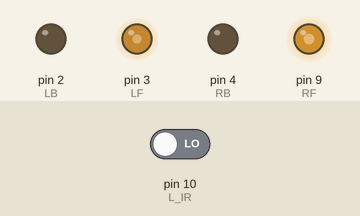
This sketch was run on a simulated Arduino Uno, built with avr-gcc and run on an emulated ATmega328P. Parts: output pins drawn as LEDs (lit = HIGH). The inputs (shaded band) are chosen by the test bench; at power-on: pin 10 (L_IR) LOW.

Above: at 0.1 s.
Timing chart, 0 to 1.6 s (numbered marks = the images above):
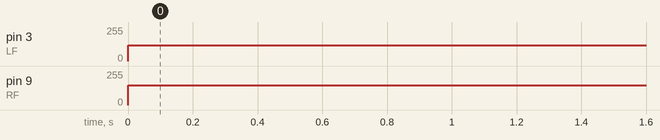

The sketch:

driveRoute.ino
```cpp
#define L_IR 10      // left infrared sensor
#define R_IR 11      // right infrared sensor

/*-------definning Outputs------*/
#define LF 3         // left motor forward
#define LB 2         // left motor backward
#define RF 9         // right motor forward
#define RB 4         // right motor backward

void setup() {
  pinMode(LF, OUTPUT);   //left motors forward
  pinMode(LB, OUTPUT);   //left motors reverse
  pinMode(RF, OUTPUT);   //right motors forward
  pinMode(RB, OUTPUT);   //right motors reverse

  pinMode(L_IR, INPUT);
  pinMode(R_IR, INPUT);
}

void loop() {
  vanSpelNaarSpel(3);
}

void moveWheels(int leftForwardSpeed, int leftBackwardSpeed, int rightForwardSpeed, int rightBackwardSpeed) {
  analogWrite(LF, leftForwardSpeed);
  analogWrite(LB, leftBackwardSpeed);
  analogWrite(RF, rightForwardSpeed);
  analogWrite(RB, rightBackwardSpeed);
}

/**
 * Laat de robot een bepaalde afstand afleggen van spel naar spel,
 * afhankelijk van een stuke tape op een bepaalde afstand (één meter) en
 * ervan uitgaande dat de robot de goede richting op staat
 * @param distance De af te leggen afstand van spel naar spel in meters
 */
void vanSpelNaarSpel(int distance) {
  int timeForOneMeter;
  long timer = 0;
  int startTimer = 0;
  boolean endTimer = false;
  boolean start = false;
  boolean firstTime = true;

  // De while loop zorgt ervoor dat de robot voor één meter lang "gevangen" zit. Er moet nl.
  // voorkomen worden dat de local variables gereset worden doordat de method opnieuw wordt aangeroepen
  while(!start) {
    if(firstTime) {
      // beginnen met rijden
      moveWheels(120, 0, 150, 0);
      // huidige tijd vastleggen
      startTimer = millis();
      firstTime = false;
    }

    // tijd meten die de robot over één meter doet
    if(!endTimer && digitalRead(L_IR) && digitalRead(R_IR)) {
      int timeForOneMeter = (millis() - startTimer); // timeForOneMeter is de tijd die de robot doet over één meter, in milliseconden
      endTimer = true; // stop huidige loop
      start = true; // start volgende loop
    }
  }

  if(start) {
    int distanceToDrive = distance - 1; // de robot heeft al één meter gereden
    moveWheels(120, 0, 150, 0);
    int timeToDrive = distanceToDrive * timeForOneMeter;  // timeToDrive is de tijd in milliseconden die de robot moet rijden voor distanceToDrive
    delay(timeToDrive);  // delay om robot voor een bepaalde tijd op te houden, dan rijd de bot voor een bepaalde tijd lang
    moveWheels(0, 0, 0, 0);
    start = false;
  }
}
```

Measured:
- by itself, pin 3 (LF): 0/255 → 120/255 at 0.00 s
- by itself, pin 9 (RF): 0/255 → 150/255 at 0.00 s
